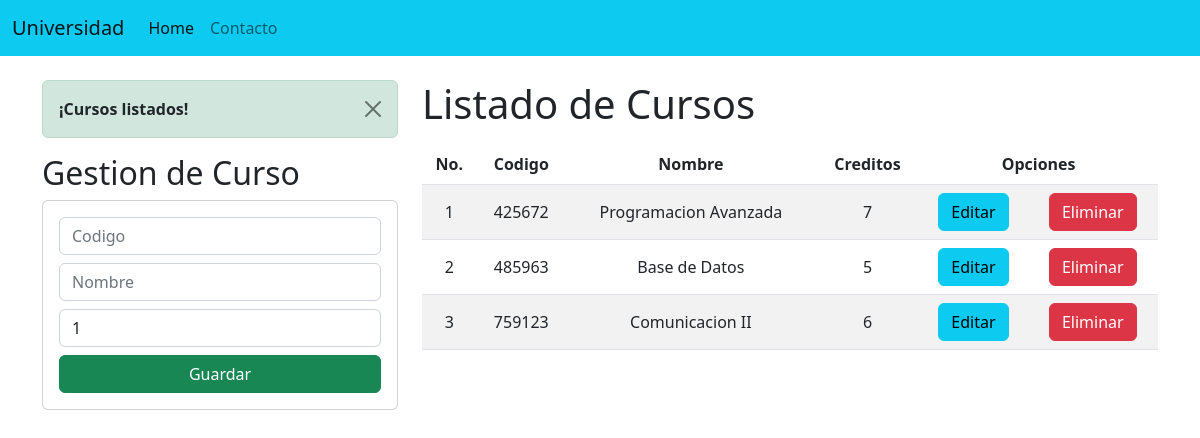
Before: / with the older database file.
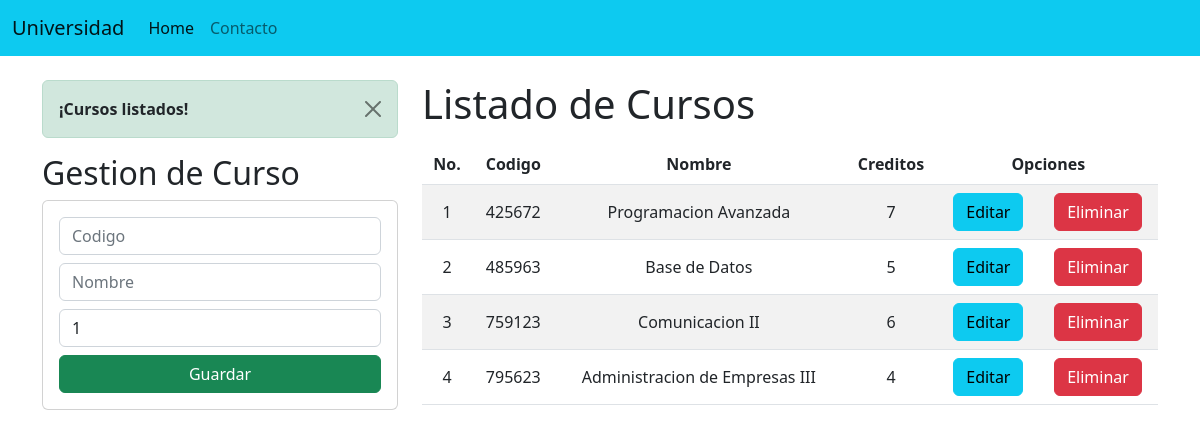
After: the same page with the newer database file.
### Academico/models.py (models this page shows, shortened)
class Curso(models.Model):
    codigo = models.CharField(primary_key = True, max_length = 6)
    nombre = models.CharField(max_length = 50)
    creditos = models.PositiveSmallIntegerField()

### Academico/views.py (the view)
# urls.py: path('', views.home),
def home(request):
    cursosListados = Curso.objects.all()
    messages.success(request, '¡Cursos listados!')
    return render(request, "gestionCursos.html", {'cursos': cursosListados})

### Academico/templates/gestionCursos.html (shortened to what this page needs)
{% extends "./base.html" %} {% block title %} Gestion de Cursos {% endblock %}
{% block body %}
<div class="row">
  <div class="col-sm-12 col-md-6 col-lg-4 col-xl-4">
    {% if messages %} {% for message in messages %}
    <div class="alert alert-dismissible alert-success">
      <button type="button" class="btn-close" data-bs-dismiss="alert"></button>
      <strong class="text-dark">{{message}}</strong>
    </div>
    {% endfor %} {% endif %}
    <h2>Gestion de Curso</h2>
    <div class="card">
      <div class="card-body">
        <form action="/registrarCurso/" method="POST">
          <div class="d-grid gap-2">
            <input
              type="text"
              id="txtCodigo"
              name="txtCodigo"
              class="form-control"
              placeholder="Codigo"
              minlength="6"
              maxlength="6"
              required
            />
            <input
              type="text"
              id="txtNombre"
              name="txtNombre"
              class="form-control"
              placeholder="Nombre"
              maxlength="50"
              required
            />
            <input
              type="text"
              id="numCreditos"
              name="numCreditos"
              class="form-control"
              min="1"
              max="9"
              value="1"
              required
            />
            <button type="submit" class="btn btn-success btn-block text-white">
              Guardar
            </button>
          </div>
        </form>
      </div>
    </div>
  </div>
  <div class="col-sm-12 col-md-6 col-lg-8 col-xl-8">
    <h1>Listado de Cursos</h1>
    <div class="table-responsive py-2">
      <table class="table table-striped">
        <thead>
          <tr>
            <th>No.</th>
            <th>Codigo</th>
            <th>Nombre</th>
            <th>Creditos</th>
            <th colspan="2">Opciones</th>
          </tr>
        </thead>
        <tbody>
          {% for c in cursos %}
          <tr>
            <td>{{forloop.counter}}</td>
            <td>{{c.codigo}}</td>
            <td>{{c.nombre}}</td>
            <td>{{c.creditos}}</td>
            <td>
              <a href="editarCurso/{{c.codigo}}" class="btn btn-info">Editar</a>
            </td>
            <td>
              <a
                href="eliminarCurso/{{c.codigo}}"
                class="btn btn-danger btnEliminacion"
                >Eliminar</a
              >
            </td>
          </tr>
          {% endfor %}
        </tbody>
      </table>
    </div>
  </div>
</div>
{% endblock %}

Changed rows visible on the page:
added Curso: codigo "795623", nombre "Administracion de Empresas III", creditos "4"
